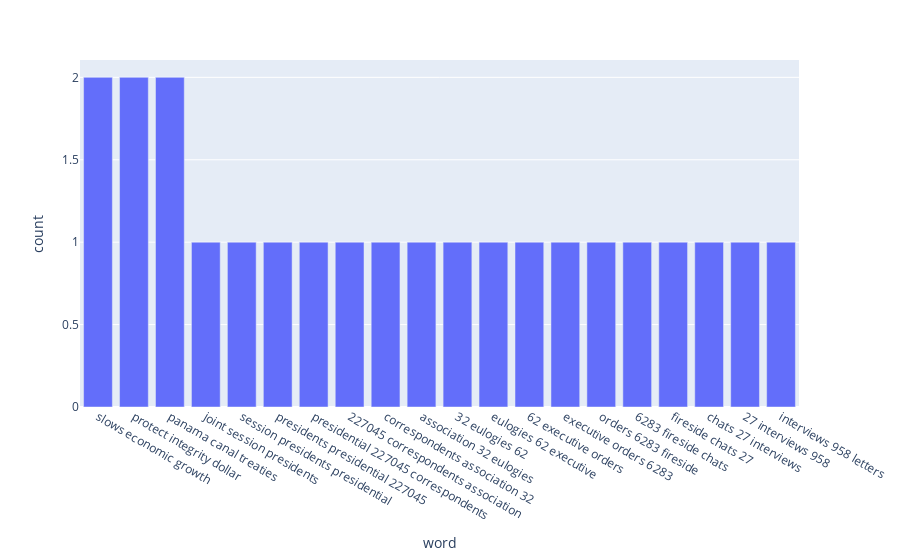

Write notebook code for a chart like this one.
### Code cell
dict_trigrams_carter= {}

dict_trigrams_carter = top_n_trigram(words_df[words_df.name == "Carter"]['speech'])
bar_plot_toptrigrams(dict_trigrams_carter)

### Figure 1 — Plotly figure (JSON) as saved in the notebook; plotly's stock layout.template omitted (floating-point values rounded to 4 significant figures)
{"data": [{"alignmentgroup": "True", "hovertemplate": "word=%{x}<br>count=%{y}<extra></extra>", "legendgroup": "", "marker": {"color": "#636efa", "pattern": {"shape": ""}}, "name": "", "offsetgroup": "", "orientation": "v", "showlegend": false, "textposition": "auto", "type": "bar", "x": ["slows economic growth", "protect integrity dollar", "panama canal treaties", "joint session presidents", "session presidents presidential", "presidents presidential 227045", "presidential 227045 correspondents", "227045 correspondents association", "correspondents association 32", "association 32 eulogies", "32 eulogies 62", "eulogies 62 executive", "62 executive orders", "executive orders 6283", "orders 6283 fireside", "6283 fireside chats", "fireside chats 27", "chats 27 interviews", "27 interviews 958", "interviews 958 letters"], "xaxis": "x", "y": [2, 2, 2, 1, 1, 1, 1, 1, 1, 1, 1, 1, 1, 1, 1, 1, 1, 1, 1, 1], "yaxis": "y"}], "layout": {"barmode": "relative", "legend": {"tracegroupgap": 0}, "margin": {"t": 60}, "xaxis": {"anchor": "y", "domain": [0, 1], "title": {"text": "word"}}, "yaxis": {"anchor": "x", "domain": [0, 1], "title": {"text": "count"}}}}
